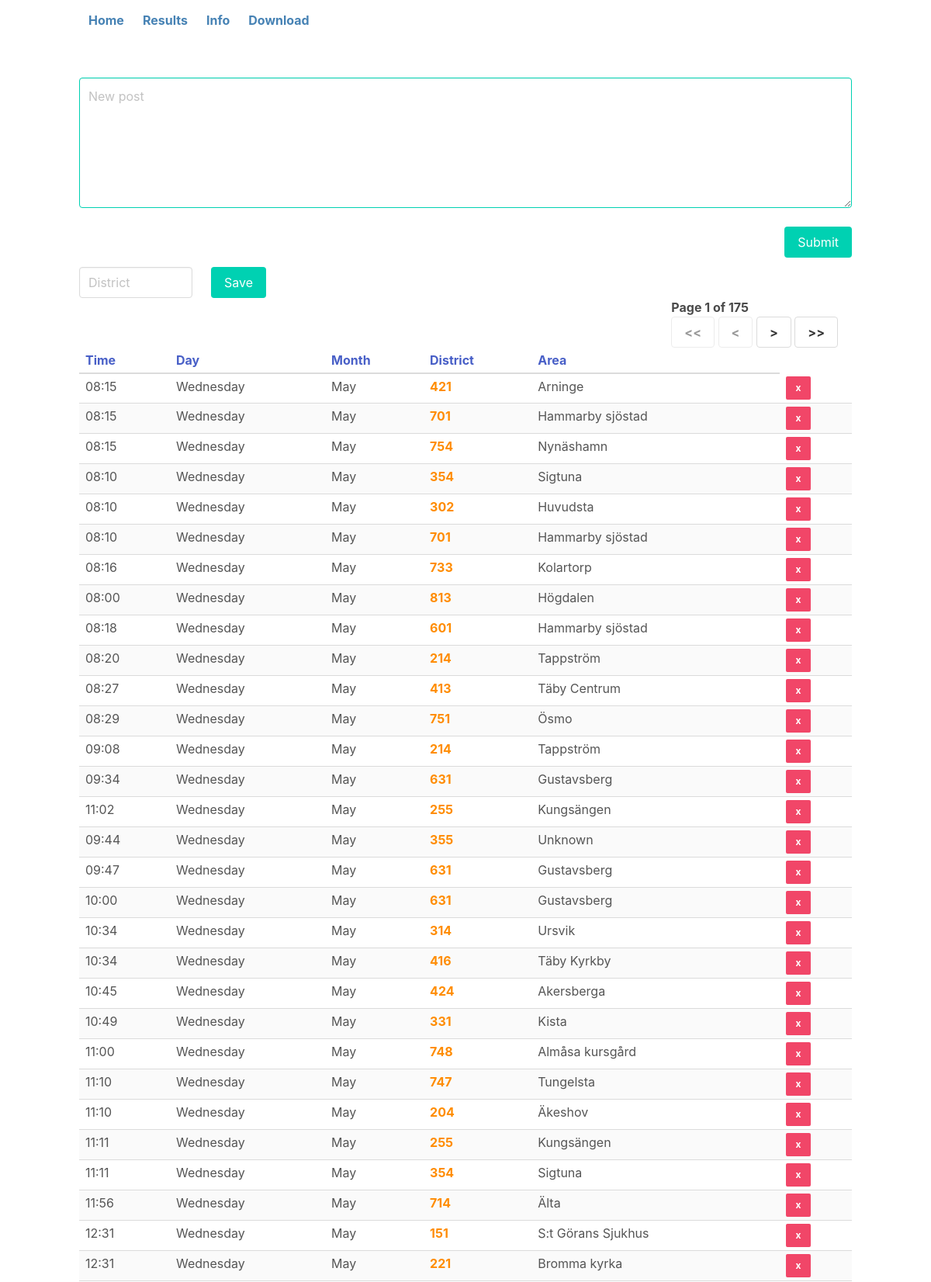
The page /?o=day (upper part) on the database its author committed.
### tables this page shows
CREATE TABLE bilbrist (
    time TEXT,
    day TEXT,
    month TEXT,
    district TEXT,
    date TIMESTAMP
);

### app.py (the view)
@app.route('/', defaults={'page': 0})
@app.route('/<int:page>')
@auth.login_required
def root(page):
    sortable = ['rowid', 'time', 'day', 'month', 'district', 'date']
    order_by = request.args.get('o')
    order_by = order_by if order_by in sortable else sortable[0]
    cur = get_db().cursor()
    cur.execute('SELECT COUNT(*) FROM bilbrist')
    total_rows = cur.fetchone()[0]
    total_pages = math.ceil(total_rows / QUERY_LIMIT)
    cur.execute('SELECT MAX(date) FROM bilbrist')
    latest_entry = cur.fetchone()[0]
    page = page if page > 0 else 1
    offset = 0 if page == 1 else (page - 1) * QUERY_LIMIT
    stmt = cur.execute(
        f'SELECT time, day, month, district, date, rowid FROM bilbrist ORDER BY {order_by} DESC LIMIT ? OFFSET ?',
        (QUERY_LIMIT, offset))
    data = []
    for row in stmt:
        data.append(row)
    return render_template('index.html',
                           data=data,
                           page=page,
                           total_pages=total_pages,
                           latest_entry=latest_entry,
                           district_names=district_names)

### app.py (called while the page is built)
def get_db():
    con = getattr(g, '_database', None)
    if con is None:
        con = g._database = sqlite3.connect(DATABASE)
    return con

@app.teardown_appcontext
def close_connection(exception):
    db = getattr(g, '_database', None)
    if db is not None:
        db.close()

### templates/index.html (shortened to what this page needs)
{% extends "layout.html" %}
{% block main %}
<div>
    <form method="POST" action="/new_post">
        <label>
            <textarea name="posting" placeholder="New post" class="textarea is-primary" rows="6" cols="52vl"></textarea>
        </label>
        <br />
        <div class="columns">
            <div class="column is-three-quarters"></div>
            <div class="column is-one-quarter has-text-right">
                <button type="submit" class="button is-primary">Submit</button>
            </div>
        </div>
    </form>
</div>
<div>
    <form method="POST" action="save_post">
        <div class="columns">
            <div class="column is-2">
                <label>
                    <input name="district" type="number" placeholder="District" class="input" />
                </label>
            </div>
            <div class="column is-2">
                <button type="submit" class="button is-primary">Save</button>
            </div>
            <div class="column" id="messages" style="color:lightseagreen;font-weight: bold;">
            </div>
        </div>
    </form>
</div>
<div class="container">
    <div class="is-pulled-right">
        <b>Page {{ page }} of {{ total_pages }}</b>
        <br />
        {% if page > 1 %}
        <a title="First page" href="/{{ 1 }}" class="button"><b>&lt;&lt;</b></a>
        <a title="Previous page" href="/{{ page-1 }}" class="button"><b>&lt;</b></a>
        {% else %}
        <button title="First page" class="button" disabled><b>&lt;&lt;</b></button>
        <button title="Previous page" class="button" disabled><b>&lt;</b></button>
        {% endif %}
        {% if page < total_pages %}
        <a title="Next page" href="/{{ page+1 }}" class="button"><b>&gt;</b></a>
        <a title="Last page" href="/{{ total_pages }}" class="button"><b>&gt;&gt;</b></a>
        {% else %}
        <button title="First page" class="button" disabled><b>&gt;&gt;</b></button>
        <button title="Previous page" class="button" disabled><b>&gt;</b></button>
        {% endif %}
    </div>
</div>
<table class="table is-fullwidth is-narrow is-striped is-hoverable">
    <thead>
    <tr>
        <th><a href="/?o=time">Time</a></th>
        <th><a href="/?o=day">Day</a></th>
        <th><a href="/?o=month">Month</a></th>
        <th><a href="/?o=district">District</a></th>
        <th><a href="/?o=district">Area</a></th>
    </tr>
    </thead>
    <tbody>
    {% for row in data %}
    <tr title="{{ row[5] }}" style="cursor: pointer;color:#555;">
        <td>{{ row[0] }}</td>
        <td>{{ row[1] }}</td>
        <td>{{ row[2] }}</td>
        <td title="{{ row[4] }}"><a href="/edit_post/{{row[5]}}" style="color:darkorange;font-weight: bold;">{{ row[3] }}</a></td>
        <td>{{ district_names.get(row[3], ['Unknown'])[0] }}</td>
        <td>
            <form method="POST" action="delete_post" onsubmit="return confirm('Are you sure you want to delete this entry?')">
                <button type="submit" class="button is-danger is-small"><b>x</b></button>
            </form>
        </td>
    </tr>
    {% endfor %}
    </tbody>
</table>
{% endblock %}

### rows shown on the page
bilbrist: time "08:15", day "Wednesday", month "May", district "421", district "Arninge"
bilbrist: time "08:15", day "Wednesday", month "May", district "701", district "Hammarby sjöstad"
bilbrist: time "08:15", day "Wednesday", month "May", district "754", district "Nynäshamn"
bilbrist: time "08:10", day "Wednesday", month "May", district "354", district "Sigtuna"
bilbrist: time "08:10", day "Wednesday", month "May", district "302", district "Huvudsta"
bilbrist: time "08:10", day "Wednesday", month "May", district "701", district "Hammarby sjöstad"
bilbrist: time "08:16", day "Wednesday", month "May", district "733", district "Kolartorp"
bilbrist: time "08:00", day "Wednesday", month "May", district "813", district "Högdalen"
bilbrist: time "08:18", day "Wednesday", month "May", district "601", district "Hammarby sjöstad"
bilbrist: time "08:20", day "Wednesday", month "May", district "214", district "Tappström"
bilbrist: time "08:27", day "Wednesday", month "May", district "413", district "Täby Centrum"
bilbrist: time "08:29", day "Wednesday", month "May", district "751", district "Ösmo"
bilbrist: time "09:08", day "Wednesday", month "May", district "214", district "Tappström"
bilbrist: time "09:34", day "Wednesday", month "May", district "631", district "Gustavsberg"
bilbrist: time "11:02", day "Wednesday", month "May", district "255", district "Kungsängen"
bilbrist: time "09:44", day "Wednesday", month "May", district "355", district "Unknown"
bilbrist: time "09:47", day "Wednesday", month "May", district "631", district "Gustavsberg"
bilbrist: time "10:00", day "Wednesday", month "May", district "631", district "Gustavsberg"
bilbrist: time "10:34", day "Wednesday", month "May", district "314", district "Ursvik"
bilbrist: time "10:34", day "Wednesday", month "May", district "416", district "Täby Kyrkby"
bilbrist: time "10:45", day "Wednesday", month "May", district "424", district "Akersberga"
bilbrist: time "10:49", day "Wednesday", month "May", district "331", district "Kista"
bilbrist: time "11:00", day "Wednesday", month "May", district "748", district "Almåsa kursgård"
bilbrist: time "11:10", day "Wednesday", month "May", district "747", district "Tungelsta"
bilbrist: time "11:10", day "Wednesday", month "May", district "204", district "Äkeshov"
bilbrist: time "11:11", day "Wednesday", month "May", district "255", district "Kungsängen"
bilbrist: time "11:11", day "Wednesday", month "May", district "354", district "Sigtuna"
bilbrist: time "11:56", day "Wednesday", month "May", district "714", district "Älta"
bilbrist: time "12:31", day "Wednesday", month "May", district "151", district "S:t Görans Sjukhus"
bilbrist: time "12:31", day "Wednesday", month "May", district "221", district "Bromma kyrka"

### other values the page prints
{{ page }} "1"
{{ total_pages }} "175"
